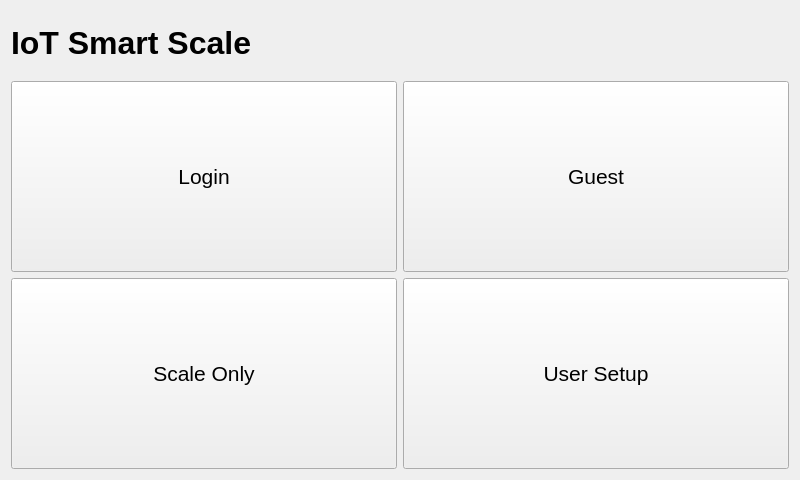
<?xml version="1.0" encoding="UTF-8"?>
<ui version="4.0">
 <class>MainWindow</class>
 <widget class="QMainWindow" name="MainWindow">
  <property name="geometry">
   <rect>
    <x>0</x>
    <y>0</y>
    <width>800</width>
    <height>480</height>
   </rect>
  </property>
  <property name="windowTitle">
   <string>MainWindow</string>
  </property>
  <widget class="QWidget" name="centralWidget">
   <layout class="QGridLayout" name="gridLayout">
    <item row="0" column="0">
     <widget class="QLabel" name="lbl_title">
      <property name="minimumSize">
       <size>
        <width>341</width>
        <height>20</height>
       </size>
      </property>
      <property name="font">
       <font>
        <family>Arial</family>
        <pointsize>24</pointsize>
        <weight>75</weight>
        <bold>true</bold>
       </font>
      </property>
      <property name="text">
       <string>IoT Smart Scale</string>
      </property>
     </widget>
    </item>
    <item row="1" column="0">
     <widget class="QPushButton" name="btn_login">
      <property name="minimumSize">
       <size>
        <width>341</width>
        <height>191</height>
       </size>
      </property>
      <property name="font">
       <font>
        <family>Arial</family>
        <pointsize>16</pointsize>
       </font>
      </property>
      <property name="text">
       <string>Login</string>
      </property>
     </widget>
    </item>
    <item row="1" column="1">
     <widget class="QPushButton" name="btn_guest">
      <property name="minimumSize">
       <size>
        <width>341</width>
        <height>191</height>
       </size>
      </property>
      <property name="font">
       <font>
        <family>Arial</family>
        <pointsize>16</pointsize>
       </font>
      </property>
      <property name="text">
       <string>Guest</string>
      </property>
     </widget>
    </item>
    <item row="2" column="0">
     <widget class="QPushButton" name="btn_scaleOnly">
      <property name="minimumSize">
       <size>
        <width>341</width>
        <height>191</height>
       </size>
      </property>
      <property name="font">
       <font>
        <family>Arial</family>
        <pointsize>16</pointsize>
       </font>
      </property>
      <property name="text">
       <string>Scale Only</string>
      </property>
     </widget>
    </item>
    <item row="2" column="1">
     <widget class="QPushButton" name="btn_userSetup">
      <property name="minimumSize">
       <size>
        <width>341</width>
        <height>191</height>
       </size>
      </property>
      <property name="font">
       <font>
        <family>Arial</family>
        <pointsize>16</pointsize>
       </font>
      </property>
      <property name="text">
       <string>User Setup</string>
      </property>
     </widget>
    </item>
   </layout>
  </widget>
 </widget>
 <layoutdefault spacing="6" margin="11"/>
 <resources/>
 <connections/>
</ui>
